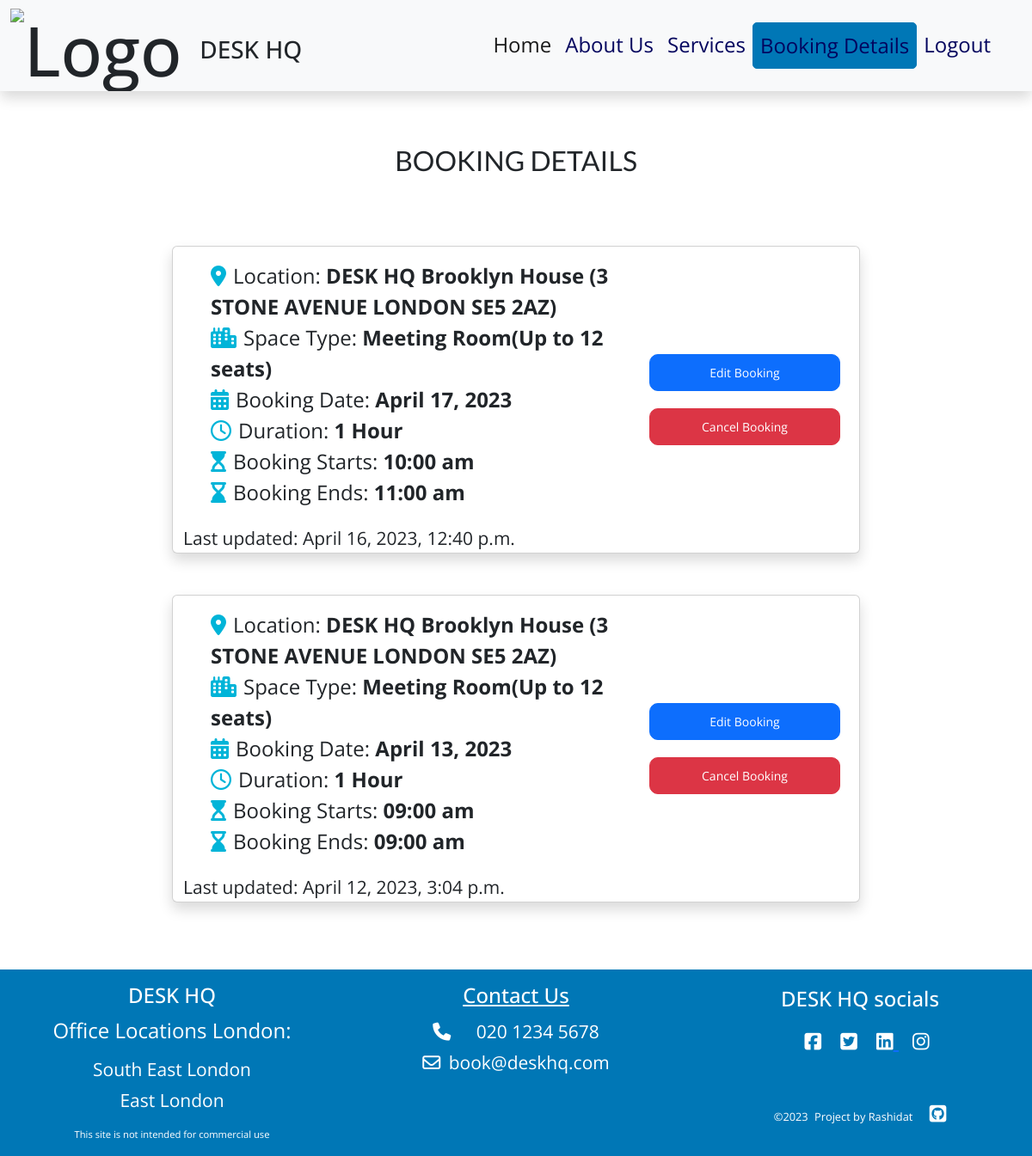
/booking_details/ (signed in), run on an earlier commit of the app's database.
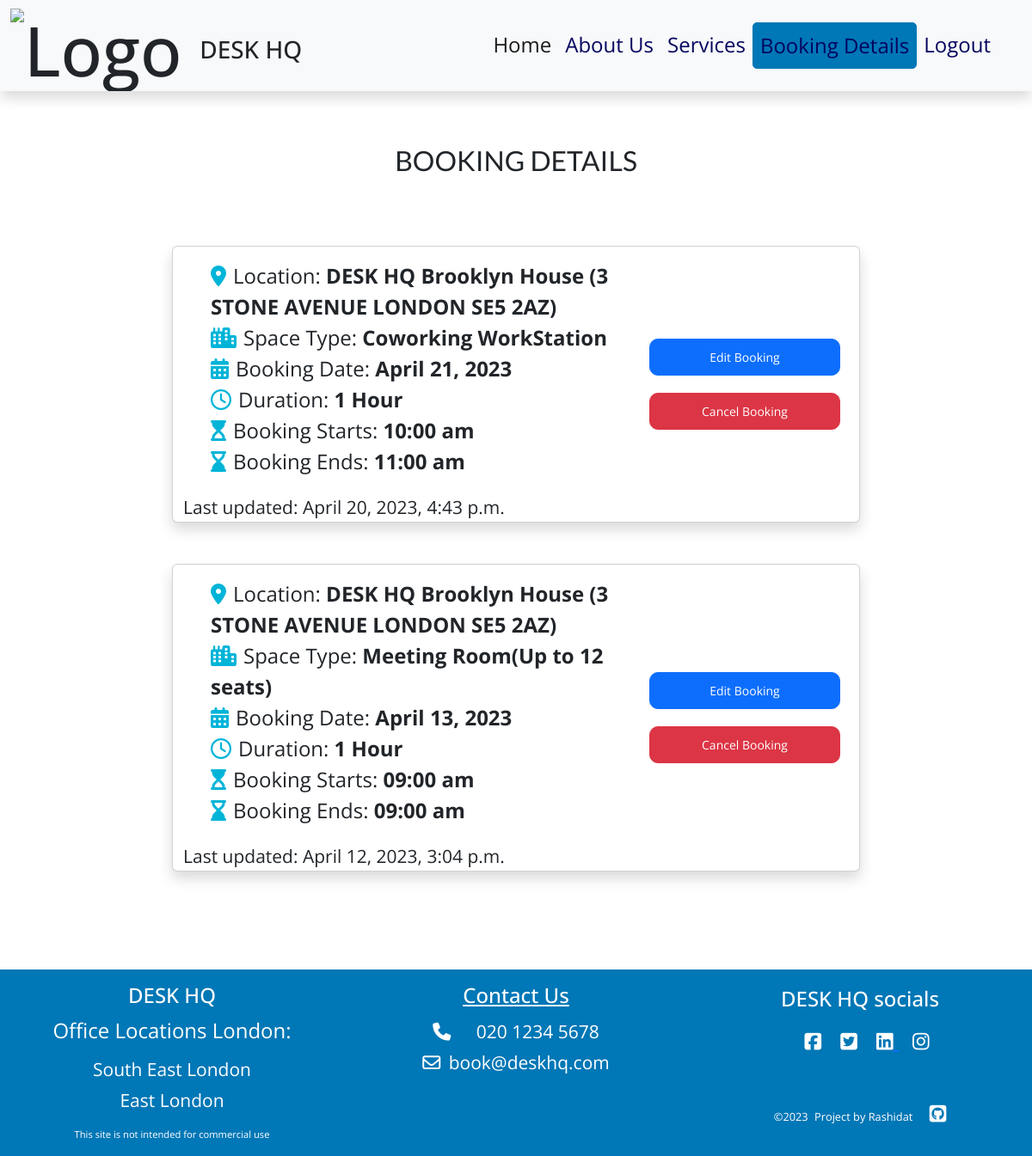
And on a later commit of the database.
### desk/models.py (models this page shows, shortened)
class Booking(models.Model):
    client = models.ForeignKey(
        User, on_delete=models.CASCADE)
    location = models.ForeignKey(
        Location,
        on_delete=models.CASCADE, null=True,
        default="DESK HQ Brooklyn House (3 STONE AVENUE LONDON SE5 2AZ)")
    space_booking = models.ForeignKey(
        Service,
        on_delete=models.CASCADE, related_name='space_bookings',
        null=True, default="Day WorkStation")
    booking_date = models.DateField(
        default=(timezone.now().date() + timezone.timedelta(days=1)),
        validators=[validate_date])
    booking_duration = models.CharField(
        max_length=20,
        choices=DURATION,
        default="Anytime")
    booking_start = models.CharField(
        max_length=20,
        choices=HOURS,
        default="09:00 am")
    booking_end = models.CharField(
        max_length=20,
        choices=HOURS,
        default="09:00 am")
    created_on = models.DateTimeField(auto_now_add=True)
    updated_on = models.DateTimeField(auto_now=True)
    status = models.IntegerField(choices=STATUS, default=1)
    approved = models.BooleanField(default=False)
    class Meta:
        unique_together = [
            'location', 'space_booking', 'booking_date',
            'booking_start', 'booking_end']
        ordering = ['-created_on']

class Service(models.Model):
    space_type = models.CharField(
        max_length=50, choices=SERVICES,
        unique=True, default='Day WorkStation')
    content = models.TextField(blank=True)
    featured_image = CloudinaryField('image', default='placeholder')
    timestamp = models.DateTimeField(auto_now=True)
    class Meta:
        ordering = ['-timestamp']
    def __str__(self):
        return f"{self.space_type}"

class Location(models.Model):
    location_id = models.IntegerField(primary_key=True, default=1)
    location_name = models.CharField(
        max_length=200,
        choices=OFFICE_LOCATION,
        default="DESK HQ Brooklyn House (3 STONE AVENUE LONDON SU5 2AZ)")
    slug = models.SlugField(max_length=200, unique=True)
    featured_image = CloudinaryField('image', default='placeholder')
    def __str__(self):
        return self.location_name

### desk/views.py (the view)
# urls.py: path('booking_details/', views.BookingsList.as_view(),
class BookingsList(LoginRequiredMixin, ListView):
    model = Booking
    template_name = 'desk/booking_details.html'
    context_object_name = 'bookings'
    paginate_by = 4
    def get_queryset(self):
        return Booking.objects.filter(client=self.request.user)

### desk/templates/desk/booking_details.html (shortened to what this page needs)
{% extends "base.html" %}
{% block content %}
<div class="booking-details page-top">
    <div class="row">
        <div class="col-md-8 mb-4 offset-md-2 mt-lg-5">
            <h2 class="text-center">BOOKING DETAILS</h2>
        </div>
    </div>
    {% for booking in bookings %}
    <div class="col-12 col-md-8 mx-auto mt-md-3 mt-lg-5 mt-5">
        <div class="container booking-details-card card shadow my-2">
            <div class="row">
                <div class="col-12 col-md-8 mt-3">
                    <ul>
                        <li><i class="fa-solid fa-location-dot me-2"></i>Location: <strong>
                                {{booking.location}}</strong>
                        </li>
                        <li><i class="fa-solid fa-city me-2"></i>Space Type: <strong> {{booking.space_booking}}</strong>
                        </li>
                        <li><i class="fa-solid fa-calendar-days me-2"></i>Booking Date: <strong>
                                {{booking.booking_date}}</strong>
                        </li>
                        <li><i class="fa-regular fa-clock me-2"></i>Duration: <strong>
                                {{booking.booking_duration}}</strong>
                        </li>
                        <li><i class="fa-solid fa-hourglass-start me-2"></i>Booking Starts: <strong>
                                {{booking.booking_start}}</strong></li>
                        <li><i class="fa-solid fa-hourglass-end me-2"></i>Booking Ends: <strong>
                                {{booking.booking_end}}</strong></li>
                    </ul>
                    <small>Last updated: {{booking.updated_on}}</small>
                </div>
                <div class="col-12 col-md-4 text-center d-md-flex flex-column my-auto">
                    <a href="{% url 'update_booking' booking.pk %}" class="btn btn-primary btn-sm role='button'">Edit
                        Booking</a>
                    <button type="button" class="btn btn-danger btn-sm" data-bs-toggle="modal"
                        data-bs-target="#cancelBooking" aria-label="Cancel Booking">Cancel Booking</button>
                </div>
            </div>
        </div>
    </div>
    {% endfor %}
</div>
{% endblock %}

What changed in the data, as far as the page shows it:
changed Booking "10:00 am": space_booking "Meeting Room(Up to 12 seats)" → "Coworking WorkStation"; booking_date "April 17, 2023" → "April 21, 2023"; updated_on "April 16, 2023, 12:40 p.m." → "April 20, 2023, 4:43 p.m."
